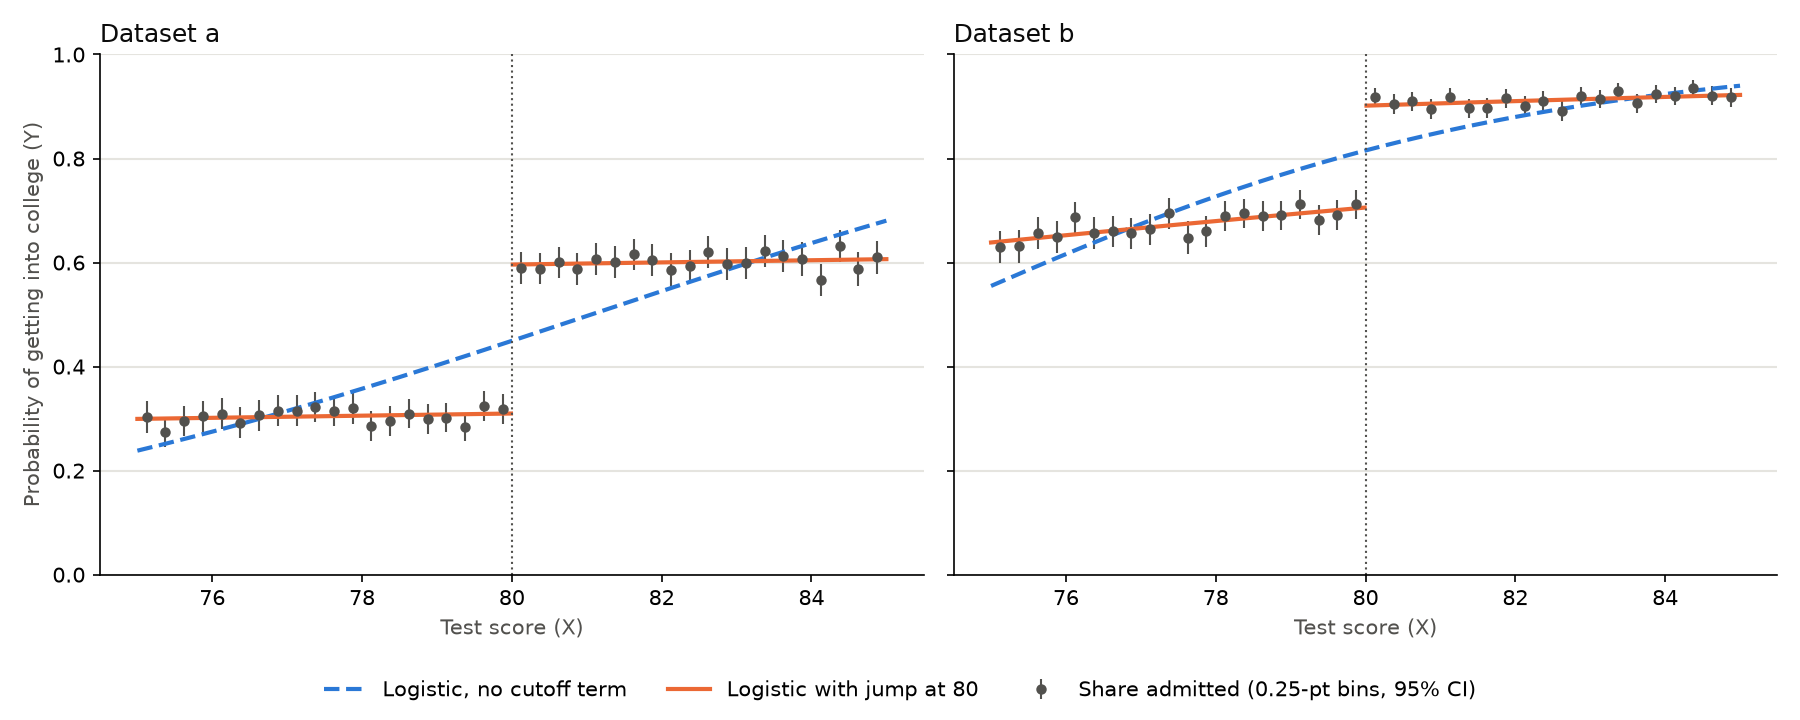

Recreate this plot in Python.
"""Week 4 reflection -- the binned-W instrumental variable on homework_4.1.csv,
and college admission vs. test score near the cutoff (homework_4.2.a/b.csv).

Q1: split W into narrow ranges, take the Wald ratio in each, and average.
Equal-width ranges leave only a few rows (sometimes one Z group) at the tails,
so the ranges hold equal counts instead.

Q2: plot Y vs. X from 75 to 85. Y is 0/1, so the dots are the share admitted
in quarter-point bins with 95% intervals, against two logistic regressions:
a smooth one (Y ~ s) and one that can jump at 80 (Y ~ s + post + s:post).
"""

from pathlib import Path

import matplotlib.pyplot as plt
import numpy as np
import pandas as pd
import statsmodels.formula.api as smf

CSVS = Path(__file__).parent / "csvs"
PLOT = Path(__file__).parent / "week4_reflection.png"
W_BINS = 20
CUTOFF = 80
WINDOW = 5                 # plot 75 to 85
BIN_WIDTH = 0.25

INK, MUTED, GRID = "#0b0b0b", "#52514e", "#e5e4df"
SMOOTH, JUMP = "#2a78d6", "#eb6834"


def load(name):
    return pd.read_csv(CSVS / name)


# --- Q1: instrumental variable, averaged over ranges of W ------------------

def wald(df):
    """(Y|Z=1 - Y|Z=0) / (X|Z=1 - X|Z=0)."""
    m = df.groupby("Z")[["X", "Y"]].mean()
    return (m.loc[1, "Y"] - m.loc[0, "Y"]) / (m.loc[1, "X"] - m.loc[0, "X"])


def ratios_by_w(df, bins):
    """Wald ratio in each range of W; ranges missing a Z group are skipped."""
    out = []
    for _, s in df.groupby(bins, observed=True):
        if s["Z"].nunique() == 2:
            out.append(wald(s))
    return np.array(out)


def report_instrument():
    df = load("homework_4.1.csv")
    print(f"overall ratio: {wald(df):.4f}\n")

    print(f"{'ranges':<16} {'mean':>7} {'min':>8} {'max':>8} {'skipped':>8}")
    for label, n, cut in [("equal count", 20, pd.qcut), ("equal count", 100, pd.qcut),
                          ("equal count", 250, pd.qcut), ("equal width", 10, pd.cut),
                          ("equal width", 20, pd.cut), ("equal width", 40, pd.cut)]:
        bins = cut(df["W"], n)
        r = ratios_by_w(df, bins)
        skipped = bins.value_counts().gt(0).sum() - len(r)
        print(f"{label + f' x{n}':<16} {r.mean():7.3f} {r.min():8.2f} {r.max():8.2f} {skipped:8d}")


# --- Q2: admission vs. test score near 80 ---------------------------------

def near_cutoff(name):
    df = load(name)
    df.columns = ["X", "Y"]
    df = df[df["X"].between(CUTOFF - WINDOW, CUTOFF + WINDOW)].copy()
    df["s"] = df["X"] - CUTOFF
    df["post"] = (df["X"] >= CUTOFF).astype(int)
    return df


def binned(df):
    """Share admitted per bin, with a 95% interval."""
    edges = np.arange(CUTOFF - WINDOW, CUTOFF + WINDOW + BIN_WIDTH, BIN_WIDTH)
    g = df.groupby(pd.cut(df["X"], edges, right=False), observed=True)["Y"]
    out = g.agg(["mean", "size"])
    out["x"] = [iv.mid for iv in out.index]
    out["ci"] = 1.96 * np.sqrt(out["mean"] * (1 - out["mean"]) / out["size"])
    return out


def draw(ax, df, title):
    smooth = smf.logit("Y ~ s", df).fit(disp=0)
    jump = smf.logit("Y ~ s * post", df).fit(disp=0)

    b = binned(df)
    ax.errorbar(b["x"], b["mean"], yerr=b["ci"], fmt="o", ms=4, color=MUTED,
                ecolor=MUTED, elinewidth=1, capsize=0, label="Share admitted (0.25-pt bins, 95% CI)")

    grid = np.linspace(-WINDOW, WINDOW, 400)
    curve = pd.DataFrame({"s": grid, "post": (grid >= 0).astype(int)})
    ax.plot(grid + CUTOFF, smooth.predict(curve), color=SMOOTH, lw=2, ls="--",
            label="Logistic, no cutoff term")
    for side in (grid < 0, grid >= 0):
        ax.plot(grid[side] + CUTOFF, jump.predict(curve[side]), color=JUMP, lw=2,
                label="Logistic with jump at 80" if side[0] else None)

    ax.axvline(CUTOFF, color=MUTED, lw=1, ls=":")
    ax.set_title(title, color=INK, loc="left")
    ax.set_xlabel("Test score (X)", color=MUTED)
    ax.grid(axis="y", color=GRID, lw=1)
    ax.spines[["top", "right"]].set_visible(False)
    return smooth, jump


def report_plot():
    fig, axes = plt.subplots(1, 2, figsize=(12, 4.8), sharey=True)
    print()
    for ax, name, title in [(axes[0], "homework_4.2.a.csv", "Dataset a"),
                            (axes[1], "homework_4.2.b.csv", "Dataset b")]:
        df = near_cutoff(name)
        smooth, jump = draw(ax, df, title)
        just_below = pd.DataFrame({"s": [-1e-9], "post": [0]})
        at_cutoff = pd.DataFrame({"s": [0.0], "post": [1]})
        print(f"{title}: n = {len(df)}   smooth at 80 = {smooth.predict(at_cutoff).iloc[0]:.3f}   "
              f"jump model {jump.predict(just_below).iloc[0]:.3f} -> "
              f"{jump.predict(at_cutoff).iloc[0]:.3f}   (post t = {jump.tvalues['post']:.1f})")

    axes[0].set_ylabel("Probability of getting into college (Y)", color=MUTED)
    axes[0].set_ylim(0, 1)
    handles, labels = axes[0].get_legend_handles_labels()
    fig.legend(handles, labels, loc="lower center", ncol=3, frameon=False)
    fig.tight_layout(rect=(0, 0.08, 1, 1))
    fig.savefig(PLOT, dpi=150)
    print(f"\nsaved {PLOT.name}")


if __name__ == "__main__":
    report_instrument()
    report_plot()
